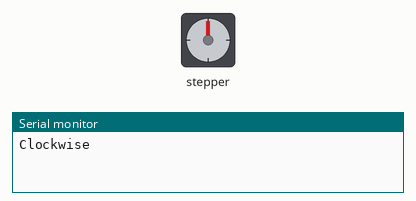
Bench run of a sketch on a simulated Arduino Uno, built with avr-gcc and run on an emulated ATmega328P. On the bench: stepper motor, the last lines printed to the serial monitor. Stepper angles assume 2048 steps per turn.

Above: at 0.05 s.
At 2.15 s:
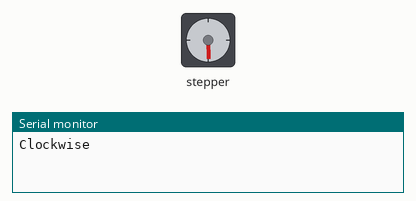
At 4.25 s:
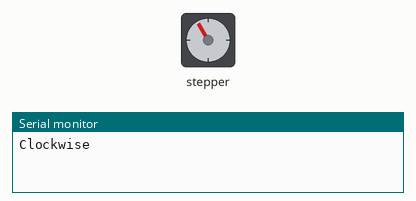
At 8.45 s:
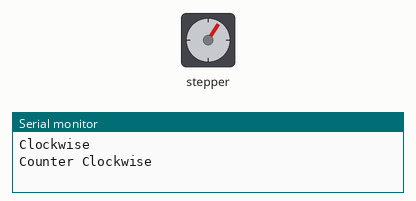
Timing chart, 0 to 11.3 s (numbered marks = the images above):
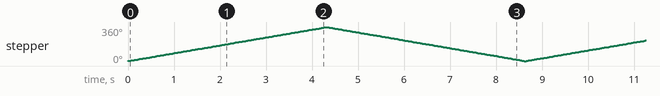

The sketch:

Step_Mortor.ino
```cpp
#include <Stepper.h>
const uint16_t STEP_REVOLUTION {2048U}; // 32 * 64 = 360
class Stepper stepping(STEP_REVOLUTION,42,43,44,45);

void setup() {
  // put your setup code here, to run once:
  Serial.begin(115200UL);
  stepping.setSpeed(14); // rpm 14

}

void loop() {
  // put your main code here, to run repeatedly:
  Serial.println(F("Clockwise"));
  stepping.step(STEP_REVOLUTION);

  Serial.println(F("Counter Clockwise"));
  stepping.step(-STEP_REVOLUTION);
}
```

Measured:
- by itself, stepper: turns 360° clockwise in 4.3 s, then 360° counter-clockwise in 4.3 s, repeating every 8.7 s
